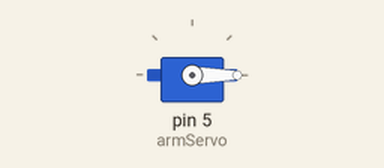
Bench run of a sketch on a simulated Arduino Uno, built with avr-gcc and run on an emulated ATmega328P. Parts: servo.

Above: at 0.1 s.
At 1.1 s:
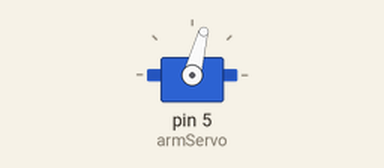
Timing chart, 0 to 2.6 s (numbered marks = the images above):
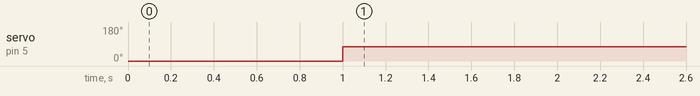

Measured:
- by itself, servo on pin 5 (armServo): 0° → 75° at 1.0 s

The sketch:

ServoTest.ino
```cpp
#include <Servo.h>

const int armServo = 5;
int pos = 0;

Servo ArmServo;

void setup() {
  // put your setup code here, to run once:
ArmServo.attach(armServo);
ArmServo.write(pos);
}

void loop() {
  //ArmServo.write(0);
  delay(1000);
  ArmServo.write(75);
  /*for(unsigned int x = 0; x < 90; x += 15)
  {
    ArmServo.write(x);
    delay(2000);
  }
  */
  // put your main code here, to run repeatedly:

  /*
for (unsigned int x = 0; x < 90; x++)
  {
    ArmServo.write(x);
  }
  delay(250);
  for (unsigned int x = 90; x < 180; x++)
  {
    ArmServo.write(x);
  }
  delay(250);
  for (unsigned int x = 180; x < 270; x++)
  {
    ArmServo.write(x);
  }
  delay(250);
  for (unsigned int x = 270; x > 90; x--)
  {
    ArmServo.write(x);
  }
  delay(250);
  */
}
```
